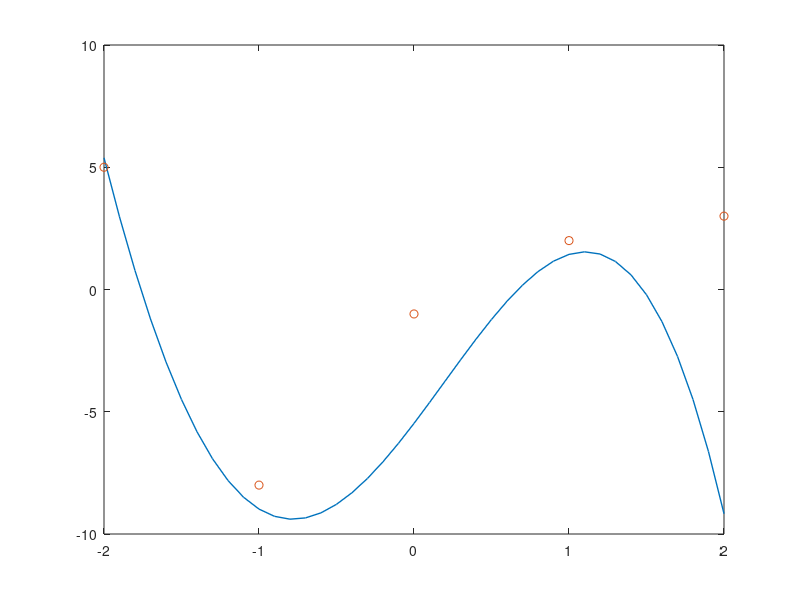

MATLAB code to generate this figure:
clear; clc; close all;

data=[-2 -1 0 1 2
    5 -8 -1 2 3];       % data

x=data(1,:);        % split data
y=data(2,:);        % split data

g1_2=0; g2_2=0; g3_2=0; g1g2=0; g1g3=0; g2g3=0;
yg1=0; yg2=0; yg3=0;        % initialization

for ik=1:4
   g1_2=g1_2+x(ik)^4;
   g1g2=g1g2+x(ik)^2*sin(x(ik));
   g1g3=g1g3+x(ik)^2*exp(x(ik));
   g2_2=g2_2+(sin(x(ik)))^2;
   g2g3=g2g3+sin(x(ik))*exp(x(ik));
   g3_2=exp(x(ik)*2);
   
   yg1=yg1+y(ik)*x(ik)^2;
   yg2=yg2+y(ik)*sin(x(ik));
   yg3=yg3+y(ik)*exp(x(ik));
   
end             

A=[g1_2 g1g2 g1g3
    g1g2 g2_2 g2g3
    g1g3 g2g3 g3_2];    

B=[yg1;yg2;yg3];

v=A\B;

a=v(1); b=v(2); c=v(3);

t=-2:0.1:2;     % graph
plot(t,a*t.^2+b*sin(t)+c*exp(t),'LineWidth',1)
hold on
plot(data(1,:),data(2,:),'o')

